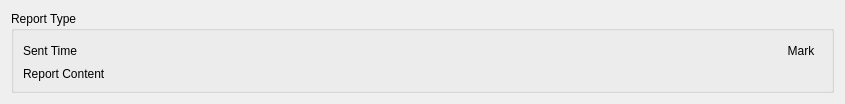
<?xml version="1.0" encoding="UTF-8"?>
<ui version="4.0">
 <class>Recent</class>
 <widget class="QWidget" name="Recent">
  <property name="geometry">
   <rect>
    <x>0</x>
    <y>0</y>
    <width>845</width>
    <height>88</height>
   </rect>
  </property>
  <property name="sizePolicy">
   <sizepolicy hsizetype="Preferred" vsizetype="Fixed">
    <horstretch>0</horstretch>
    <verstretch>0</verstretch>
   </sizepolicy>
  </property>
  <property name="windowTitle">
   <string notr="true">Recent</string>
  </property>
  <layout class="QVBoxLayout" name="verticalLayout">
   <item>
    <widget class="QGroupBox" name="groupBox">
     <property name="title">
      <string notr="true">Report Type</string>
     </property>
     <layout class="QGridLayout" name="gridLayout">
      <item row="0" column="1">
       <spacer name="horizontalSpacer">
        <property name="orientation">
         <enum>Qt::Horizontal</enum>
        </property>
        <property name="sizeHint" stdset="0">
         <size>
          <width>40</width>
          <height>20</height>
         </size>
        </property>
       </spacer>
      </item>
      <item row="3" column="0" colspan="4">
       <widget class="QLabel" name="rpt">
        <property name="text">
         <string notr="true">Report Content</string>
        </property>
        <property name="wordWrap">
         <bool>true</bool>
        </property>
       </widget>
      </item>
      <item row="0" column="0">
       <widget class="QLabel" name="sendTime">
        <property name="text">
         <string notr="true">Sent Time</string>
        </property>
       </widget>
      </item>
      <item row="0" column="4">
       <widget class="QToolButton" name="markButton">
        <property name="text">
         <string notr="true">Mark</string>
        </property>
        <property name="iconSize">
         <size>
          <width>20</width>
          <height>20</height>
         </size>
        </property>
        <property name="autoRaise">
         <bool>true</bool>
        </property>
       </widget>
      </item>
     </layout>
    </widget>
   </item>
  </layout>
 </widget>
 <resources/>
 <connections/>
</ui>
